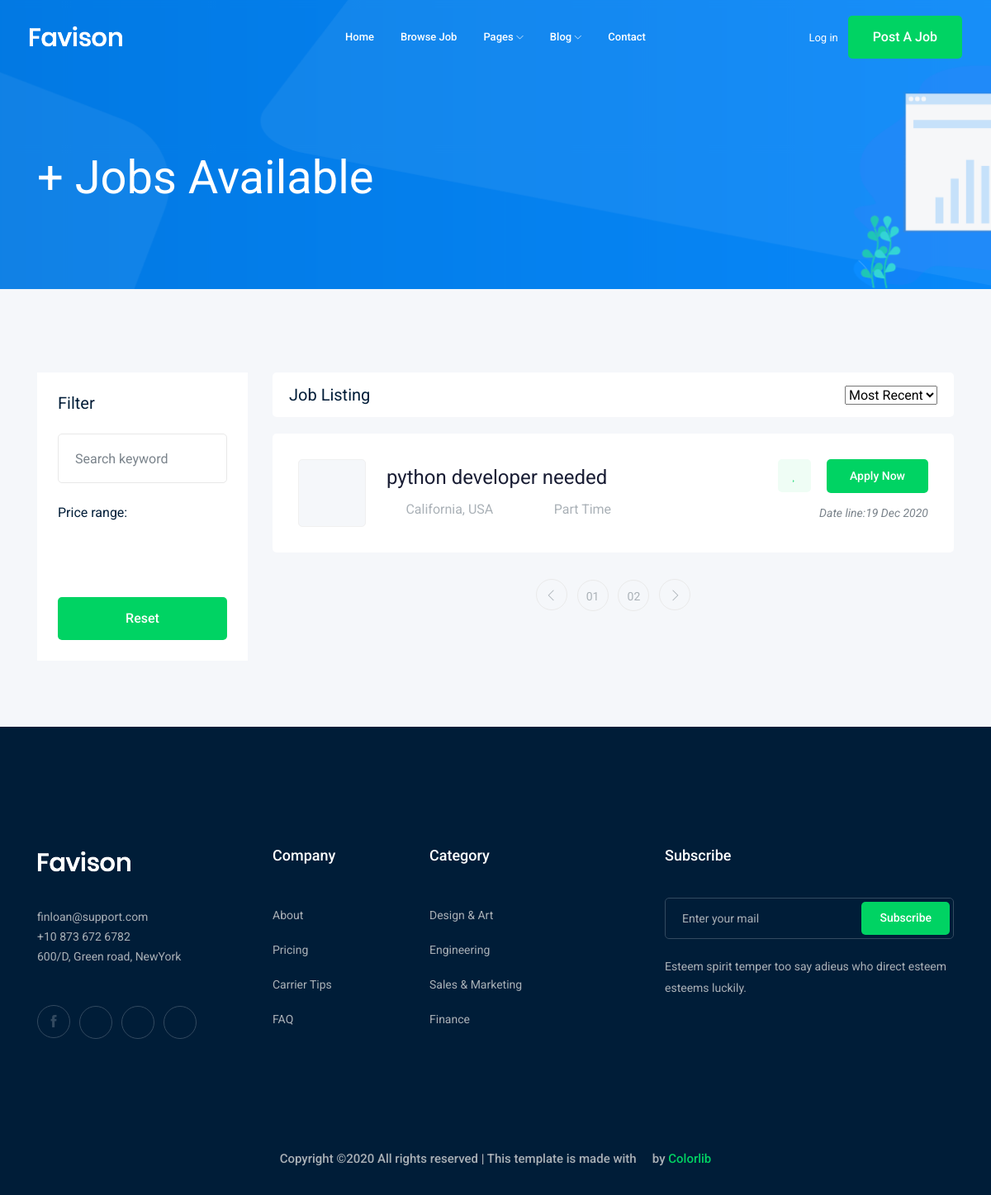
The app's page /jobs/, older data.
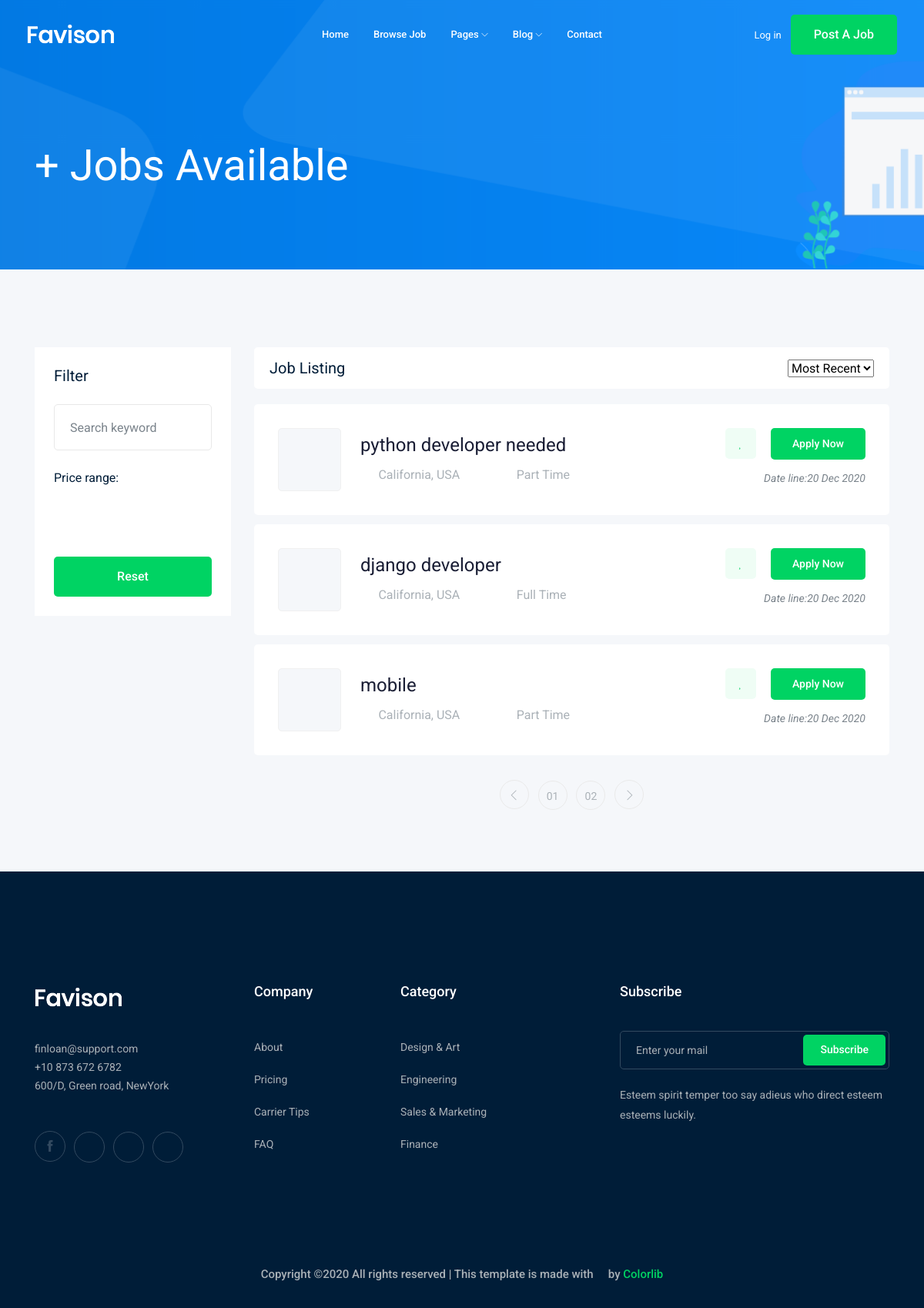
The same page, newer data.
### job/models.py (models this page shows)
class Job(models.Model):      #table
    title=models.CharField(max_length=100)  #column
    job_type=models.CharField(max_length=15,choices=JOB_TYPE)
    description=models.TextField(max_length=1000)
    published_at=models.DateTimeField(auto_now=True)
    vacancy=models.IntegerField(default=1)
    salary=models.IntegerField(default=0)
    experience=models.IntegerField(default=1)
    category=models.ForeignKey('Category',on_delete=models.CASCADE)
    image=models.ImageField(upload_to=image_upload)
    slug =models.SlugField(blank=True,null=True)
    def __str__(self):
        return self.title

### job/views.py (the view)
# urls.py: path('' , views.job_list),
def job_list(request):
     job_list=Job.objects.all()
     context ={'jobs':job_list } #template name
     return render(request,'job/job_list.html',context)

### job/templates/job/job_list.html (shortened to what this page needs)
{% extends 'base.html' %}
{% block body%}
    <div class="bradcam_area bradcam_bg_1">
        <div class="container">
            <div class="row">
                <div class="col-xl-12">
                    <div class="bradcam_text">
                        <h3>{{job.count}}+ Jobs Available</h3>
                    </div>
                </div>
            </div>
        </div>
    </div>
    <div class="job_listing_area plus_padding">
        <div class="container">
            <div class="row">
                <div class="col-lg-3">
                    <div class="job_filter white-bg">
                        <div class="form_inner white-bg">
                            <h3>Filter</h3>
                            <form action="#">
                                <div class="row">
                                    <div class="col-lg-12">
                                        <div class="single_field">
                                            <input type="text" placeholder="Search keyword">
                                        </div>
                                    </div>
                                </div>
                            </form>
                        </div>
                        <div class="range_wrap">
                            <label for="amount">Price range:</label>
                            <p>
                                <input type="text" id="amount" readonly style="border:0; color:#7A838B; font-size: 14px; font-weight:400;">
                            </p>
                        </div>
                        <div class="reset_btn">
                            <button  class="boxed-btn3 w-100" type="submit">Reset</button>
                        </div>
                    </div>
                </div>
                <div class="col-lg-9">
                    <div class="recent_joblist_wrap">
                        <div class="recent_joblist white-bg ">
                            <div class="row align-items-center">
                                <div class="col-md-6">
                                    <h4>Job Listing</h4>
                                </div>
                                <div class="col-md-6">
                                    <div class="serch_cat d-flex justify-content-end">
                                        <select>
                                            <option data-display="Most Recent">Most Recent</option>
                                        </select>
                                    </div>
                                </div>
                            </div>
                        </div>
                    </div>
                    <div class="job_lists m-0">
                        <div class="row">
                           {%for job in jobs%}
                            <div class="col-lg-12 col-md-12">
                                <div class="single_jobs white-bg d-flex justify-content-between">
                                    <div class="jobs_left d-flex align-items-center">
                                        <div class="thumb">
                                        </div>
                                        <div class="jobs_conetent">
                                            <a href="{% url 'jobs:job_detail' job.id%}"><h4>{{job}}</h4></a>
                                            <div class="links_locat d-flex align-items-center">
                                                <div class="location">
                                                    <p> <i class="fa fa-map-marker"></i> California, USA</p>
                                                </div>
                                                <div class="location">
                                                    <p> <i class="fa fa-clock-o"></i> {{job.job_type}}</p>
                                                </div>
                                            </div>
                                        </div>
                                    </div>
                                    <div class="jobs_right">
                                        <div class="apply_now">
                                            <a class="heart_mark" href="#"> <i class="fa fa-heart"></i> </a>
                                            <a href="{% url 'jobs:job_detail' job.id%}" class="boxed-btn3">Apply Now</a>
                                        </div>
                                        <div class="date">
                                            <p>Date line:{{job.published_at|date:'d M o'}}</p>
                                        </div>
                                    </div>
                                </div>
                            </div>
                           {%endfor%}
                        </div>
                        <div class="row">
                            <div class="col-lg-12">
                                <div class="pagination_wrap">
                                    <ul>
                                        <li><a href="#"> <i class="ti-angle-left"></i> </a></li>
                                        <li><a href="#"><span>01</span></a></li>
                                        <li><a href="#"><span>02</span></a></li>
                                        <li><a href="#"> <i class="ti-angle-right"></i> </a></li>
                                    </ul>
                                </div>
                            </div>
                        </div>
                    </div>
                </div>
            </div>
        </div>
    </div>
{% endblock body%}

### templates/base.html (shortened to what this page needs)
{% load static %}
<!doctype html>
<html class="no-js" lang="zxx">
<head>
    <link rel="stylesheet" href="{% static 'css/bootstrap.min.css'%}">
    <link rel="stylesheet" href="{% static 'css/owl.carousel.min.css'%}">
    <link rel="stylesheet" href="{% static 'css/magnific-popup.css'%}">
    <link rel="stylesheet" href="{% static 'css/font-awesome.min.css'%}">
    <link rel="stylesheet" href="{% static 'css/themify-icons.css'%}">
    <link rel="stylesheet" href="{% static 'css/nice-select.css'%}">
    <link rel="stylesheet" href="{% static 'css/flaticon.css'%}">
    <link rel="stylesheet" href="{% static 'css/jquery-ui.css'%}">
    <link rel="stylesheet" href="{% static 'css/gijgo.css'%}">
    <link rel="stylesheet" href="{% static 'css/animate.min.css'%}">
    <link rel="stylesheet" href="{% static 'css/slicknav.css'%}">
    <link rel="stylesheet" href="{% static 'css/style.css'%}">
</head>
<body>
    <header>
        <div class="header-area ">
            <div id="sticky-header" class="main-header-area">
                <div class="container-fluid ">
                    <div class="header_bottom_border">
                        <div class="row align-items-center">
                            <div class="col-xl-3 col-lg-2">
                                <div class="logo">
                                    <a href="index.html">
                                        <img src="img/logo.png" alt="">
                                    </a>
                                </div>
                            </div>
                            <div class="col-xl-6 col-lg-7">
                                <div class="main-menu  d-none d-lg-block">
                                    <nav>
                                        <ul id="navigation">
                                            <li><a href="index.html">home</a></li>
                                            <li><a href="jobs.html">Browse Job</a></li>
                                            <li><a href="#">pages <i class="ti-angle-down"></i></a>
                                            </li>
                                            <li><a href="#">blog <i class="ti-angle-down"></i></a>
                                            </li>
                                            <li><a href="contact.html">Contact</a></li>
                                        </ul>
                                    </nav>
                                </div>
                            </div>
                            <div class="col-xl-3 col-lg-3 d-none d-lg-block">
                                <div class="Appointment">
                                    <div class="phone_num d-none d-xl-block">
                                        <a href="#">Log in</a>
                                    </div>
                                    <div class="d-none d-lg-block">
                                        <a class="boxed-btn3" href="#">Post a Job</a>
                                    </div>
                                </div>
                            </div>
                            <div class="col-12">
                            </div>
                        </div>
                    </div>
                </div>
            </div>
        </div>
    </header>
    {% block body%}
    {% endblock body%}
    <footer class="footer">
        <div class="footer_top">
            <div class="container">
                <div class="row">
                    <div class="col-xl-3 col-md-6 col-lg-3">
                        <div class="footer_widget wow fadeInUp" data-wow-duration="1s" data-wow-delay=".3s">
                            <div class="footer_logo">
                                <a href="#">
                                    <img src="img/logo.png" alt="">
                                </a>
                            </div>
                            <p>
                                finloan@support.com <br>
                                +10 873 672 6782 <br>
                                600/D, Green road, NewYork
                            </p>
                            <div class="socail_links">
                                <ul>
                                    <li>
                                        <a href="#">
                                            <i class="ti-facebook"></i>
                                        </a>
                                    </li>
                                    <li>
                                        <a href="#">
                                            <i class="fa fa-google-plus"></i>
                                        </a>
                                    </li>
                                    <li>
                                        <a href="#">
                                            <i class="fa fa-twitter"></i>
                                        </a>
                                    </li>
                                    <li>
                                        <a href="#">
                                            <i class="fa fa-instagram"></i>
                                        </a>
                                    </li>
                                </ul>
                            </div>
                        </div>
                    </div>
                    <div class="col-xl-2 col-md-6 col-lg-2">
                        <div class="footer_widget wow fadeInUp" data-wow-duration="1.1s" data-wow-delay=".4s">
                            <h3 class="footer_title">
                                Company
                            </h3>
                            <ul>
                                <li><a href="#">About </a></li>
                                <li><a href="#"> Pricing</a></li>
                                <li><a href="#">Carrier Tips</a></li>
                                <li><a href="#">FAQ</a></li>
                            </ul>
                        </div>
                    </div>
                    <div class="col-xl-3 col-md-6 col-lg-3">
                        <div class="footer_widget wow fadeInUp" data-wow-duration="1.2s" data-wow-delay=".5s">
                            <h3 class="footer_title">
                                Category
                            </h3>
                            <ul>
                                <li><a href="#">Design & Art</a></li>
                                <li><a href="#">Engineering</a></li>
                                <li><a href="#">Sales & Marketing</a></li>
                                <li><a href="#">Finance</a></li>
                            </ul>
                        </div>
                    </div>
                    <div class="col-xl-4 col-md-6 col-lg-4">
                        <div class="footer_widget wow fadeInUp" data-wow-duration="1.3s" data-wow-delay=".6s">
                            <h3 class="footer_title">
                                Subscribe
                            </h3>
                            <form action="#" class="newsletter_form">
                                <input type="text" placeholder="Enter your mail">
                                <button type="submit">Subscribe</button>
                            </form>
                            <p class="newsletter_text">Esteem spirit temper too say adieus who direct esteem esteems
                                luckily.</p>
                        </div>
                    </div>
                </div>
            </div>
        </div>
        <div class="copy-right_text wow fadeInUp" data-wow-duration="1.4s" data-wow-delay=".3s">
            <div class="container">
                <div class="row">
                    <div class="col-xl-12">
                        <p class="copy_right text-center">
Copyright &copy;<script>document.write(new Date().getFullYear());</script> All rights reserved | This template is made with <i class="fa fa-heart-o" aria-hidden="true"></i> by <a href="https://colorlib.com" target="_blank">Colorlib</a>
                        </p>
                    </div>
                </div>
            </div>
        </div>
    </footer>
</body>
</html>

Row changes from the older to the newer data that the page shows:
changed Job "python developer needed": published_at "19 Dec 2020" → "20 Dec 2020"
added Job: title "django developer", job_type "Full Time", published_at "20 Dec 2020"
added Job: title "mobile", job_type "Part Time", published_at "20 Dec 2020"
